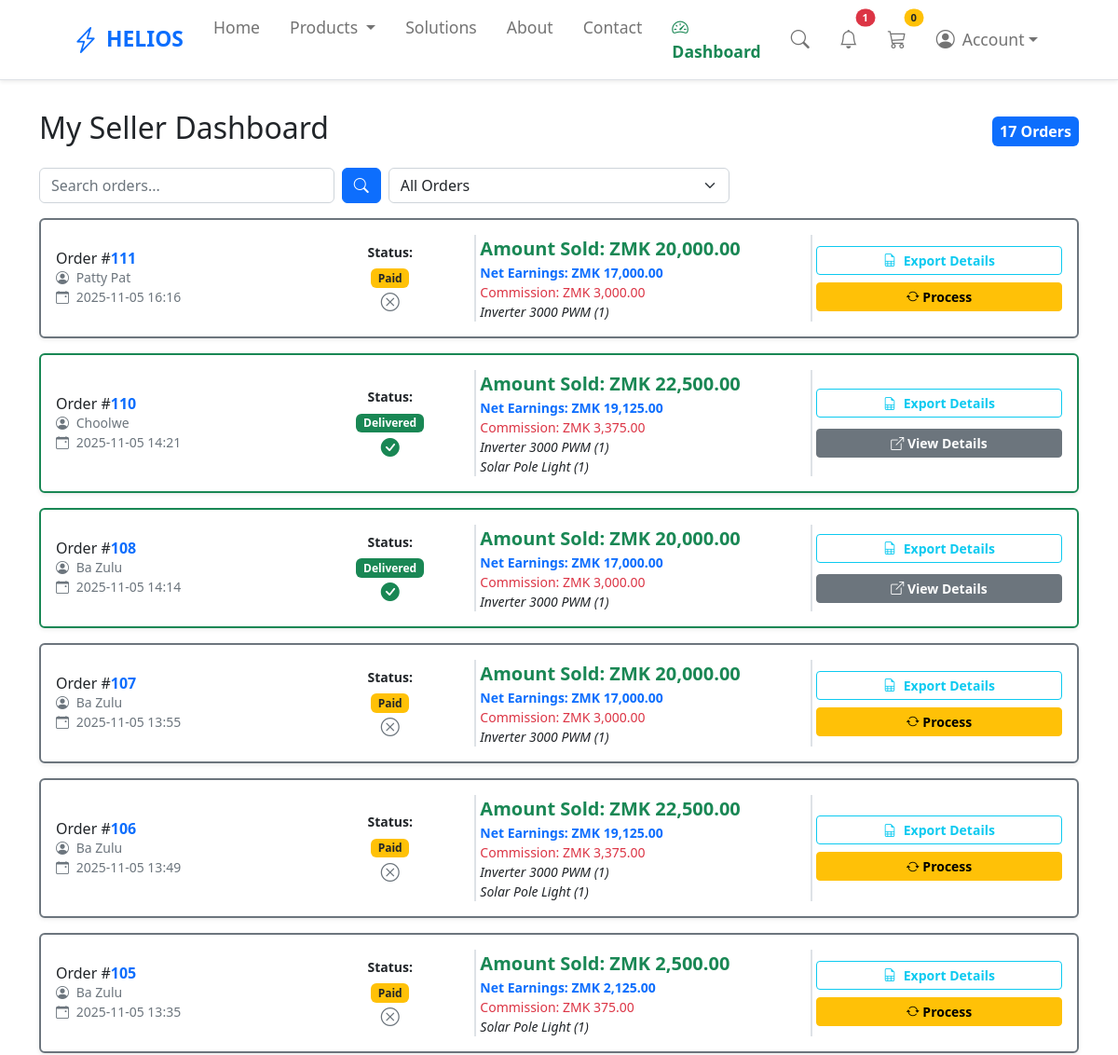
Before: /payment/seller/dashboard/ (signed in, upper part) with the older database file.
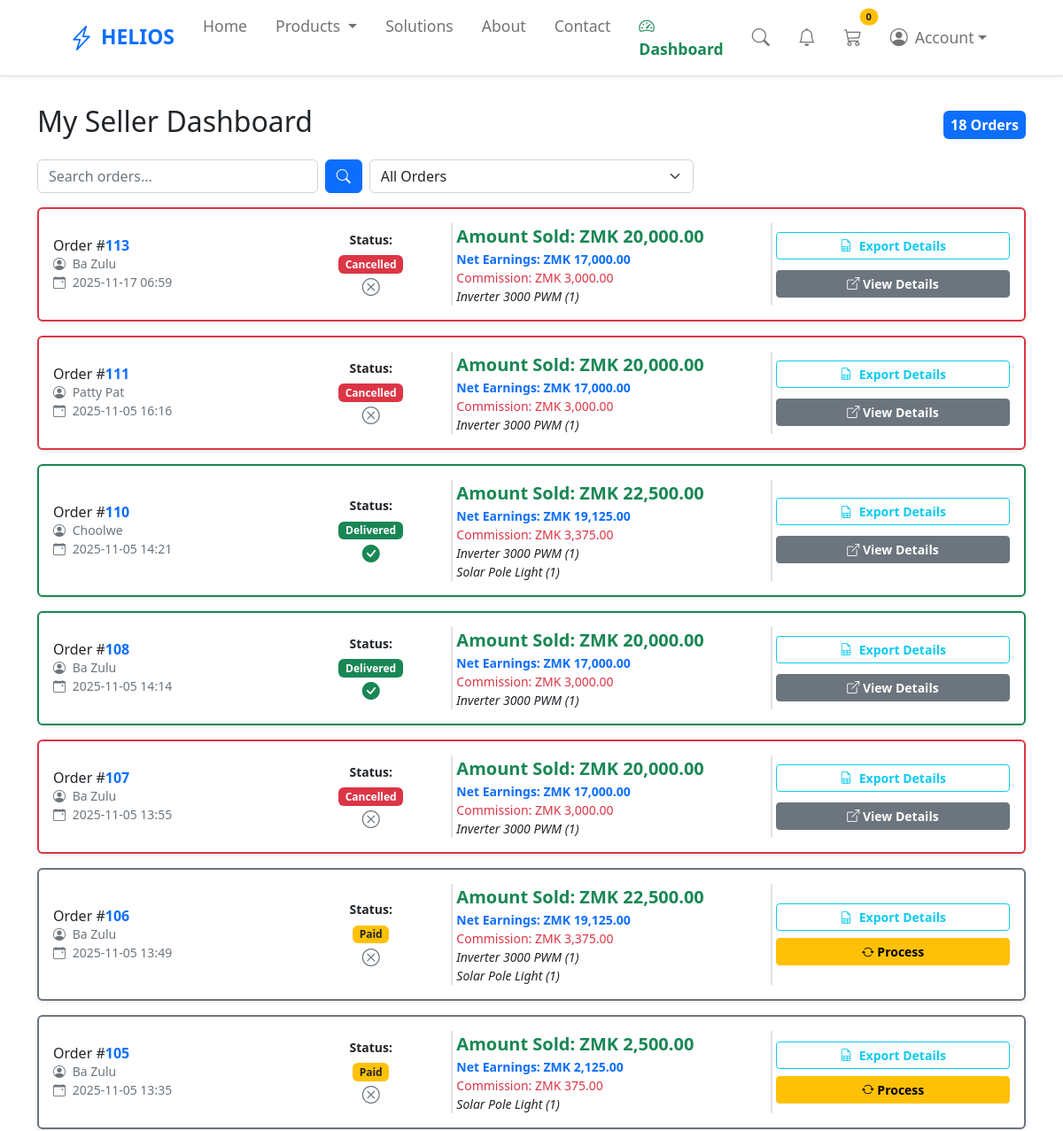
After: the same page with the newer database file.
### payment/models.py (models this page shows, shortened)
class Order(models.Model):
    ORDER_STATUS = (
        ('pending', 'Pending Payment'),
        ('paid', 'Paid'),
        ('processing', 'Processing'),
        ('shipped', 'Shipped'),
        ('delivered', 'Delivered'),
        ('cancelled', 'Cancelled'),
    )
    PAYMENT_CHOICES = (
        ('airtel', 'Airtel Money'),
        ('mtn', 'MTN Mobile Money'),
        ('zamtel', 'Zamtel Kwacha'),
        ('card', 'Bank Card'),
        ('cod', 'Cash on Delivery'),
    )
    user = models.ForeignKey(User, on_delete=models.CASCADE, null=True, blank=True)
    full_name = models.CharField(max_length=255)
    email = models.EmailField(max_length=255)
    phone_number = models.CharField(max_length=20, null=True, blank=True)
    shipping_address = models.TextField(max_length=1000, blank=True, null=True)
    amount_paid = models.DecimalField(max_digits=12, decimal_places=2, default=Decimal('0.00'))
    date_ordered = models.DateTimeField(auto_now_add=True)
    status = models.CharField(max_length=20, choices=ORDER_STATUS, default='pending')
    payment_method = models.CharField(max_length=20, choices=PAYMENT_CHOICES, null=True, blank=True)
    payment_reference = models.CharField(max_length=100, null=True, blank=True)
    date_paid = models.DateTimeField(null=True, blank=True)
    date_processed = models.DateTimeField(null=True, blank=True)
    date_shipped = models.DateTimeField(null=True, blank=True)
    date_delivered = models.DateTimeField(null=True, blank=True)
    cancellation_notes = models.TextField(blank=True, null=True)
    class Meta:
        indexes = [
            models.Index(fields=['status']),
            models.Index(fields=['-date_ordered']),
            models.Index(fields=['-date_shipped']),
        ]

class OrderItem(models.Model):
    order = models.ForeignKey(Order, on_delete=models.CASCADE, null=True)
    product = models.ForeignKey('store.Product', on_delete=models.CASCADE, null=True, blank=True)
    user = models.ForeignKey(User, on_delete=models.CASCADE, null=True, blank=True)
    quantity = models.PositiveBigIntegerField(default=1)
    price = models.DecimalField(max_digits=12, decimal_places=2, default=Decimal('0.00'))
    COMMISSION_RATE = Decimal('0.15')
    commission_rate = models.DecimalField(max_digits=5, decimal_places=4, default=COMMISSION_RATE,
                                          help_text="Decimal (0.15 = 15%)")
    commission_amount = models.DecimalField(max_digits=12, decimal_places=2, default=Decimal('0.00'))
    seller = models.ForeignKey(Seller, on_delete=models.SET_NULL, null=True, blank=True, related_name='order_items')
    created_at = models.DateTimeField(auto_now_add=True)
    updated_at = models.DateTimeField(auto_now=True)

### store/models.py (models this page shows, shortened)
class Product(models.Model):
    name = models.CharField(max_length=100)
    price = models.DecimalField(default=0, max_digits=10, decimal_places=2)
    description = models.CharField(max_length=1000, default='', blank=True, null=True)
    category = models.ForeignKey(Category, on_delete=models.CASCADE, default=1)
    image = models.ImageField(upload_to='uploads/products/', blank=True, null=True)
    is_sale = models.BooleanField(default=False)
    sale_price = models.DecimalField(default=0, max_digits=10, decimal_places=2)
    is_available = models.BooleanField(default=True)
    seller = models.ForeignKey(
        'payment.Seller',
        on_delete=models.SET_NULL,
        null=True,
        blank=True,
        related_name='products'
    )

### payment/views.py (the view, shortened to what this page needs)
# urls.py: path('seller/dashboard/', views.seller_dashboard, name='seller_dashboard'),
@seller_required
def seller_dashboard(request):
    request.disable_newsletter = True
    seller = request.user.seller_profile
    order_items_qs = OrderItem.objects.filter(seller=seller).select_related('order', 'product').order_by('-created_at')
    status_filter = request.GET.get('status', 'all')
    search_query = request.GET.get('search', '')
    if status_filter != 'all':
        order_items_qs = order_items_qs.filter(order__status=status_filter)
    order_ids = order_items_qs.values_list('order_id', flat=True).distinct()
    orders = Order.objects.filter(id__in=order_ids).order_by('-date_ordered')
    seller_items_map = {}
    seller_totals_map = {}
    for item in order_items_qs:
        if item.order_id not in seller_items_map:
            seller_items_map[item.order_id] = []
        seller_items_map[item.order_id].append(item)
        if item.order_id not in seller_totals_map:
            seller_totals_map[item.order_id] = {'subtotal': Decimal('0.00'), 'commission': Decimal('0.00')}
        item_subtotal = item.price * item.quantity
        item_commission = item_subtotal * item.commission_rate
        seller_totals_map[item.order_id]['subtotal'] += item_subtotal
        seller_totals_map[item.order_id]['commission'] += item_commission
    for order_id in seller_totals_map:
         seller_totals_map[order_id]['subtotal'] = seller_totals_map[order_id]['subtotal'].quantize(Decimal('0.01'))
         seller_totals_map[order_id]['commission'] = seller_totals_map[order_id]['commission'].quantize(Decimal('0.01'))
    context = {
        'orders': orders,
        'seller_items_map': seller_items_map,
        'seller_totals_map': seller_totals_map,
        'current_filter': status_filter,
        'search_query': search_query,
    }
    return render(request, 'payment/seller_dashboard.html', context)

### cart/context_processors.py (called while the page is built)
def cart(request):
    return {'cart': Cart(request)}

### ecom/context_processors.py (called while the page is built)
def newsletter_form(request):
    if getattr(request, 'disable_newsletter', False):
        return {
            'newsletter_form': None,
        }
    return {
        'newsletter_form': NewsletterSubscriberForm(),
    }

def notifications(request):
    if request.user.is_authenticated:
        unread_notifications_list = Notification.objects.filter(
            user=request.user,
            is_read=False
        ).order_by('-created_at')[:5]
        unread_count = Notification.objects.filter(user=request.user, is_read=False).count()
    else:
        unread_notifications_list = []
        unread_count = 0
    return {
        'unread_notification_count': unread_count,
        'unread_notifications': unread_notifications_list,
    }

### payment/templatetags/payment_extras.py (called while the page is built)
@register.filter(name='subtract')
def subtract(value, arg):
    try:
        return Decimal(str(value)) - Decimal(str(arg))
    except (ValueError, TypeError):
        return Decimal('0')

@register.filter
def get_item(dictionary, key):
    return dictionary.get(key, []) # Return an empty list if key not found (safe)

### payment/templates/payment/seller_dashboard.html (shortened to what the changed rows need)
{% extends 'base.html' %}
{% load humanize payment_extras %}
{% block content %}
<div class="container mt-4">
    <div class="d-flex justify-content-between align-items-center mb-3">
        <h2>My Seller Dashboard</h2>
        <span class="badge bg-primary fs-6 p-2">{{ orders|length }} Orders</span>
    </div>
    {% for order in orders %}
    <div class="card shadow-sm mb-3 border border-2
                {% if order.status == 'delivered' %}border-success{% elif order.status == 'cancelled' %}border-danger{% else %}border-secondary{% endif %}"
        id="order-{{ order.id }}">
        <div class="card-body p-3">
            <div class="row align-items-center g-2">
                <div class="col-12 col-lg-3">
                    <h6 class="card-title mb-0">
                        Order #<a href="{% url 'seller_order_detail' order.id %}" class="text-primary text-decoration-none fw-bold">{{ order.id }}</a>
                    </h6>
                    <p class="card-text text-muted mb-0 small">
                        <i class="bi bi-person-circle me-1"></i> {{ order.full_name }}
                    </p>
                    <small class="text-muted d-block">
                        <i class="bi bi-calendar-event me-1"></i> {{ order.date_ordered|date:"Y-m-d H:i" }}
                    </small>
                </div>
                <div class="col-6 col-lg-2 text-center">
                    <p class="mb-1 fw-bold small">Status:</p>
                    {% if order.status == 'delivered' %}
                        <span class="badge bg-success fs-7">{{ order.get_status_display }}</span>
                    {% elif order.status == 'shipped' %}
                        <span class="badge bg-primary fs-7">{{ order.get_status_display }}</span>
                    {% elif order.status == 'paid' or order.status == 'processing' %}
                        <span class="badge bg-warning text-dark fs-7">{{ order.get_status_display }}</span>
                    {% elif order.status == 'cancelled' %}
                        <span class="badge bg-danger fs-7">{{ order.get_status_display }}</span>
                    {% else %}
                        <span class="badge bg-secondary fs-7">{{ order.get_status_display }}</span>
                    {% endif %}
                    <div class="mt-1">
                        {% if order.status == 'delivered' %}
                            <i class="bi bi-check-circle-fill text-success h5"
                               data-bs-toggle="tooltip" data-bs-placement="top" title="Order Delivered"></i>
                        {% else %}
                            <i class="bi bi-x-circle text-secondary h5"
                               data-bs-toggle="tooltip" data-bs-placement="top" title="In Progress"></i>
                        {% endif %}
                    </div>
                </div>
                <div class="col-6 col-lg-4 border-start border-end">
                    {% with order_totals=seller_totals_map|get_item:order.id %}
                        <strong class="text-success d-block fs-5">Amount Sold: ZMK {{ order_totals.subtotal|floatformat:2|intcomma }}</strong>
                        {% with net_earnings=order_totals.subtotal|subtract:order_totals.commission %}
                        <small class="text-primary d-block fw-bold">Net Earnings: ZMK {{ net_earnings|floatformat:2|intcomma }}</small>
                        {% endwith %}
                        <small class="text-danger d-block">Commission: ZMK {{ order_totals.commission|floatformat:2|intcomma }}</small>
                        {% for item in seller_items_map|get_item:order.id|slice:":2" %}
                            <small class="d-block text-truncate fst-italic">{{ item.product.name }} ({{ item.quantity }})</small>
                        {% endfor %}
                    {% endwith %}
                </div>
                <div class="col-12 col-lg-3 text-center">
                    <div class="d-grid gap-1">
                        <a href="{% url 'export_order_details' order.id %}" class="btn btn-outline-info btn-sm fw-bold mb-1">
                            <i class="bi bi-file-earmark-spreadsheet me-1"></i> Export Details
                        </a>
                        {% if order.status == 'paid' %}
                            <form method="POST" action="{% url 'update_order_status' order.id %}" class="d-grid">
                                <button type="submit" class="btn btn-warning btn-sm fw-bold">
                                    <i class="bi bi-arrow-repeat"></i> Process
                                </button>
                            </form>
                        {% else %}
                             <a href="{% url 'seller_order_detail' order.id %}" class="btn btn-secondary btn-sm fw-bold mt-1">
                                <i class="bi bi-box-arrow-up-right"></i> View Details
                            </a>
                        {% endif %}
                    </div>
                </div>
            </div>
        </div>
    </div>
    {% empty %}
    <div class="alert alert-info text-center py-4">
        <i class="bi bi-inbox h4 d-block"></i>
        <p class="mb-0 fs-6">No orders found matching your criteria.</p>
    </div>
    {% endfor %}
</div>
{% endblock %}

Changed rows visible on the page:
added Order: id "113", full_name "Ba Zulu", date_ordered "2025-11-17 06:59", status "Cancelled", subtotal "20,000.00", net_earnings "17,000.00", commission "3,000.00", shows "View Details"
added OrderItem: product.name "Inverter 3000 PWM", quantity "1", shown under "113"
changed Order "Patty Pat": status "Paid" → "Cancelled"; status "Process" → "View Details"
changed Order id 107: status "Paid" → "Cancelled"; status "Process" → "View Details"
Other visible differences:
{{ orders|length }}: "17" → "18"
{{ unread_notification_count }}: "1" → (not shown)
